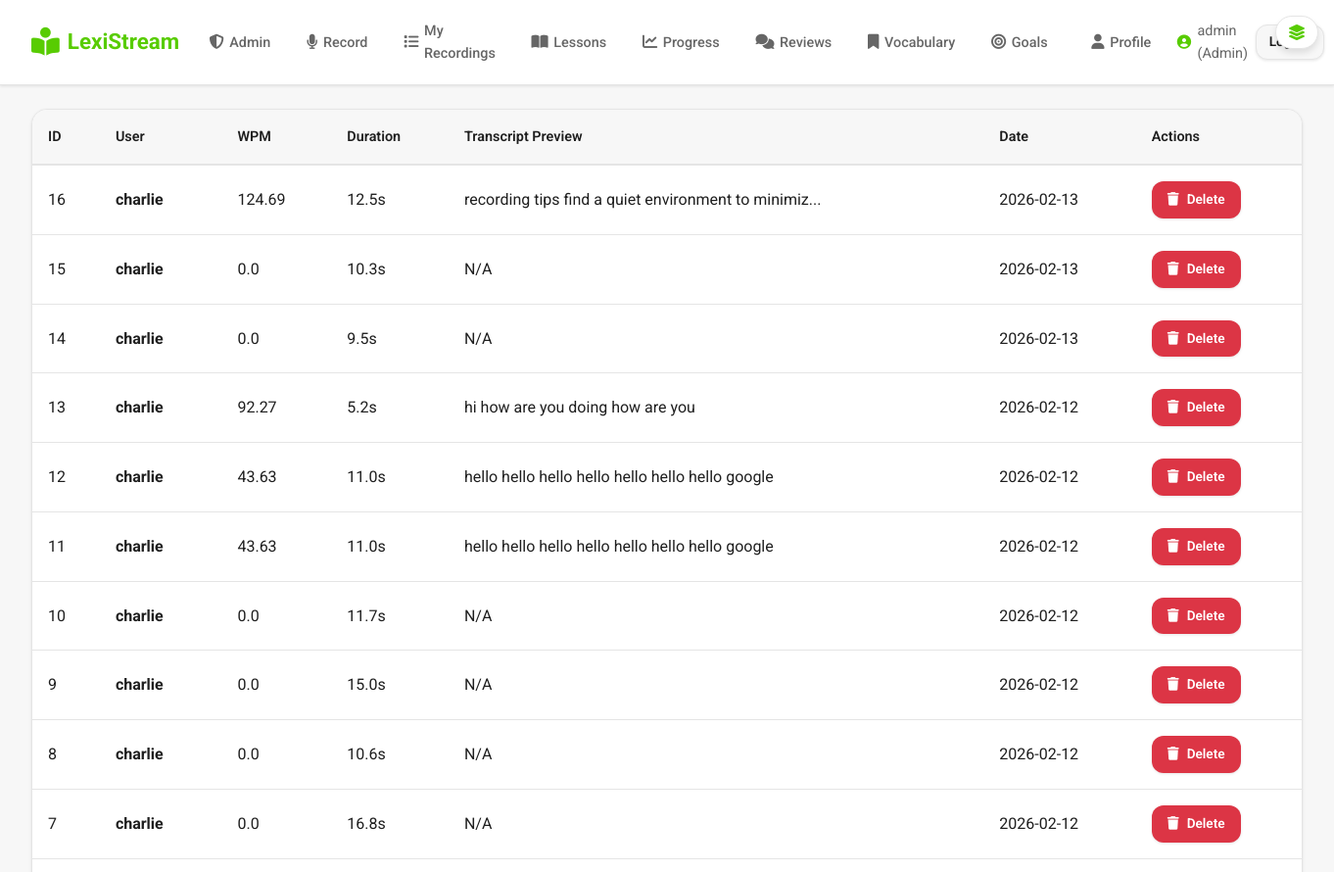
The app's page /admin/recordings (signed in, upper part), older data.
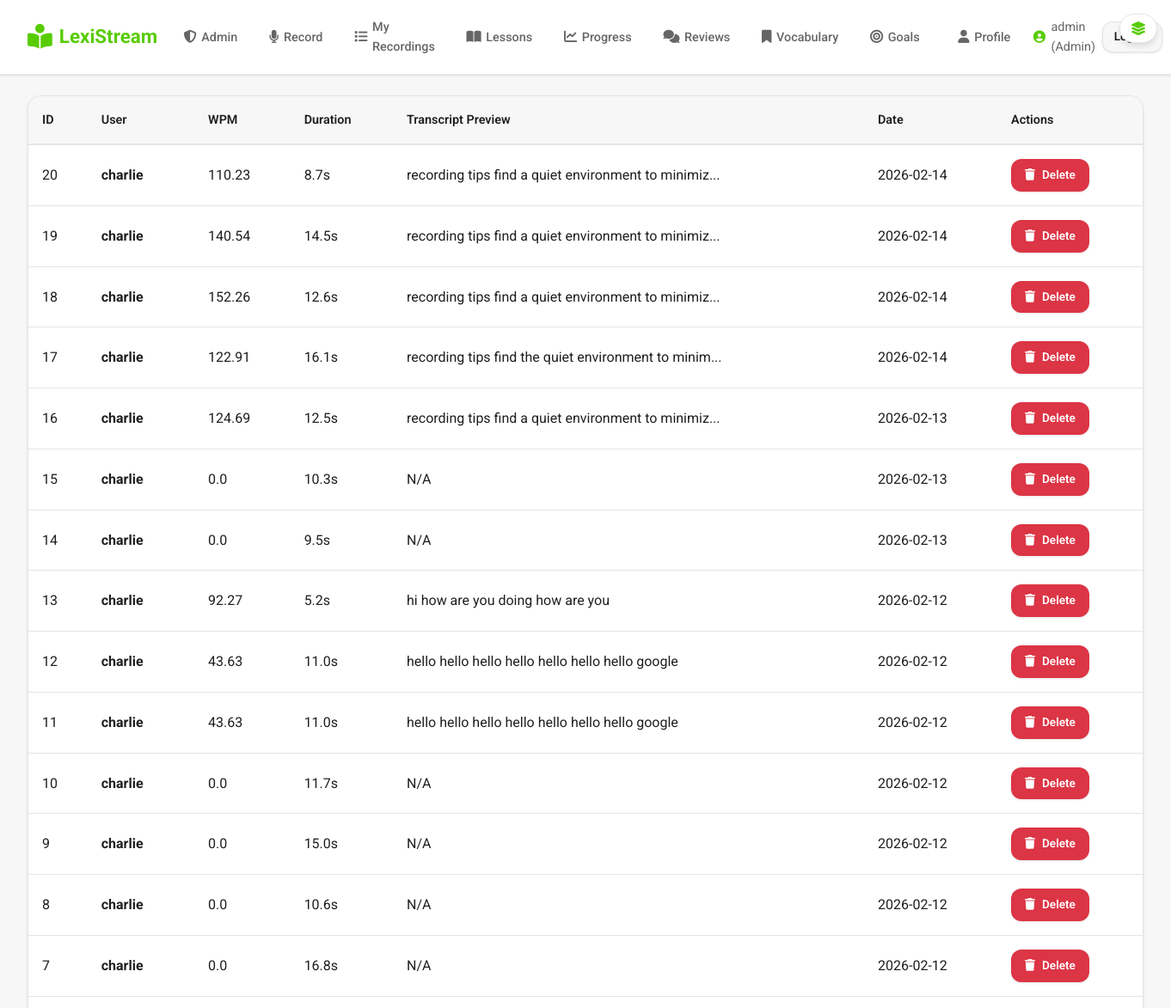
The same page, newer data.
### app.py (models this page shows)
class Recording(db.Model):
    id = db.Column(db.Integer, primary_key=True)
    user_id = db.Column(db.Integer, db.ForeignKey('user.id'), nullable=False)
    filename = db.Column(db.String(255), nullable=False)
    transcript = db.Column(db.Text)
    ai_feedback = db.Column(db.Text)  # OpenAI-generated feedback on what user said
    words_per_minute = db.Column(db.Float)
    duration_seconds = db.Column(db.Float)
    created_at = db.Column(db.DateTime, default=datetime.utcnow)
    user = db.relationship('User', backref=db.backref('recordings', lazy=True))

class User(UserMixin, db.Model):
    id = db.Column(db.Integer, primary_key=True)
    username = db.Column(db.String(80), unique=True, nullable=False)
    email = db.Column(db.String(120), unique=True, nullable=False)
    password_hash = db.Column(db.String(255), nullable=False)
    is_admin = db.Column(db.Boolean, default=False, nullable=False)
    display_name = db.Column(db.String(120))
    bio = db.Column(db.Text)
    location = db.Column(db.String(120))
    website = db.Column(db.String(255))
    avatar_url = db.Column(db.String(255))
    role = db.Column(db.String(20), default="user", nullable=False)  # user, teacher, admin
    created_at = db.Column(db.DateTime, default=datetime.utcnow)

### app.py (the view)
@app.route('/admin/recordings')
@login_required
@admin_required
def admin_recordings():
    recordings = Recording.query.order_by(Recording.created_at.desc()).all()
    return render_template('admin/recordings.html', recordings=recordings)

### app.py (called while the page is built)
@login_manager.user_loader
def load_user(user_id):
    return User.query.get(int(user_id))

def admin_required(f):
    @wraps(f)
    def decorated_function(*args, **kwargs):
        if not current_user.is_authenticated or not current_user.is_admin:
            flash('Admin access required')
            return redirect(url_for('dashboard'))
        return f(*args, **kwargs)
    return decorated_function

### templates/admin/recordings.html (shortened to what this page needs)
{% extends "base.html" %}
{% block content %}
{% if recordings %}
<div class="table-container">
    <table class="table">
            <thead>
                <tr>
                    <th>ID</th>
                    <th>User</th>
                    <th>WPM</th>
                    <th>Duration</th>
                    <th>Transcript Preview</th>
                    <th>Date</th>
                    <th>Actions</th>
                </tr>
            </thead>
            <tbody>
                {% for recording in recordings %}
                <tr>
                    <td>{{ recording.id }}</td>
                    <td><strong>{{ recording.user.username }}</strong></td>
                    <td>{{ recording.words_per_minute }}</td>
                    <td>{{ "%.1f"|format(recording.duration_seconds) }}s</td>
                    <td>{{ recording.transcript[:50] if recording.transcript else 'N/A' }}{% if recording.transcript and recording.transcript|length > 50 %}...{% endif %}</td>
                    <td>{{ recording.created_at.strftime('%Y-%m-%d') }}</td>
                    <td class="action-buttons">
                        <a href="{{ url_for('admin_delete_recording', recording_id=recording.id) }}"
                           class="btn btn-sm btn-danger"
                           onclick="return confirm('Are you sure you want to delete this recording?')">
                            <i class="fas fa-trash"></i> Delete
                        </a>
                    </td>
                </tr>
                {% endfor %}
            </tbody>
        </table>
    </div>
    {% else %}
    <div class="empty-state">
        <i class="fas fa-microphone-slash"></i>
        <h3>No recordings found</h3>
    </div>
    {% endif %}
{% endblock %}

Row changes from the older to the newer data that the page shows:
added Recording: id "20", user.username "charlie", words_per_minute "110.23", duration_seconds "8.7", transcript "recording tips find a quiet environment to minimiz", created_at "2026-02-14"
added Recording: id "19", user.username "charlie", words_per_minute "140.54", duration_seconds "14.5", transcript "recording tips find a quiet environment to minimiz", created_at "2026-02-14"
added Recording: id "18", user.username "charlie", words_per_minute "152.26", duration_seconds "12.6", transcript "recording tips find a quiet environment to minimiz", created_at "2026-02-14"
added Recording: id "17", user.username "charlie", words_per_minute "122.91", duration_seconds "16.1", transcript "recording tips find the quiet environment to minim", created_at "2026-02-14"
